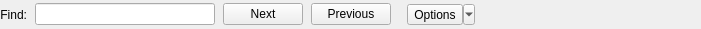
<ui version="4.0" >
 <author>Sebastian Pipping</author>
 <class>IncrementalSearchBar</class>
 <widget class="QWidget" name="IncrementalSearchBar" >
  <property name="geometry" >
   <rect>
    <x>0</x>
    <y>0</y>
    <width>701</width>
    <height>29</height>
   </rect>
  </property>
  <property name="windowTitle" >
   <string/>
  </property>
  <layout class="QGridLayout" >
   <property name="leftMargin" >
    <number>0</number>
   </property>
   <property name="topMargin" >
    <number>0</number>
   </property>
   <property name="rightMargin" >
    <number>0</number>
   </property>
   <property name="bottomMargin" >
    <number>0</number>
   </property>
   <property name="horizontalSpacing" >
    <number>0</number>
   </property>
   <property name="verticalSpacing" >
    <number>0</number>
   </property>
   <item row="0" column="0" >
    <layout class="QHBoxLayout" >
     <property name="spacing" >
      <number>8</number>
     </property>
     <item>
      <widget class="QLabel" name="label" >
       <property name="text" >
        <string>Find:</string>
       </property>
       <property name="alignment" >
        <set>Qt::AlignRight|Qt::AlignTrailing|Qt::AlignVCenter</set>
       </property>
      </widget>
     </item>
     <item>
      <widget class="QLineEdit" name="pattern" >
       <property name="sizePolicy" >
        <sizepolicy vsizetype="Fixed" hsizetype="Fixed" >
         <horstretch>0</horstretch>
         <verstretch>0</verstretch>
        </sizepolicy>
       </property>
       <property name="minimumSize" >
        <size>
         <width>180</width>
         <height>0</height>
        </size>
       </property>
      </widget>
     </item>
     <item>
      <widget class="QPushButton" name="next" >
       <property name="text" >
        <string>Next</string>
       </property>
       <property name="icon" >
        <iconset/>
       </property>
      </widget>
     </item>
     <item>
      <widget class="QPushButton" name="prev" >
       <property name="text" >
        <string>Previous</string>
       </property>
       <property name="icon" >
        <iconset/>
       </property>
      </widget>
     </item>
     <item>
      <spacer>
       <property name="orientation" >
        <enum>Qt::Horizontal</enum>
       </property>
       <property name="sizeType" >
        <enum>QSizePolicy::Fixed</enum>
       </property>
       <property name="sizeHint" >
        <size>
         <width>8</width>
         <height>20</height>
        </size>
       </property>
      </spacer>
     </item>
     <item>
      <widget class="QToolButton" name="options" >
       <property name="contextMenuPolicy" >
        <enum>Qt::DefaultContextMenu</enum>
       </property>
       <property name="text" >
        <string>Options</string>
       </property>
       <property name="popupMode" >
        <enum>QToolButton::MenuButtonPopup</enum>
       </property>
      </widget>
     </item>
     <item>
      <spacer>
       <property name="orientation" >
        <enum>Qt::Horizontal</enum>
       </property>
       <property name="sizeHint" >
        <size>
         <width>40</width>
         <height>20</height>
        </size>
       </property>
      </spacer>
     </item>
     <item>
      <widget class="QToolButton" name="mutate" >
       <property name="text" >
        <string/>
       </property>
       <property name="icon" >
        <iconset/>
       </property>
       <property name="autoRaise" >
        <bool>true</bool>
       </property>
      </widget>
     </item>
    </layout>
   </item>
  </layout>
 </widget>
 <resources/>
 <connections/>
</ui>
